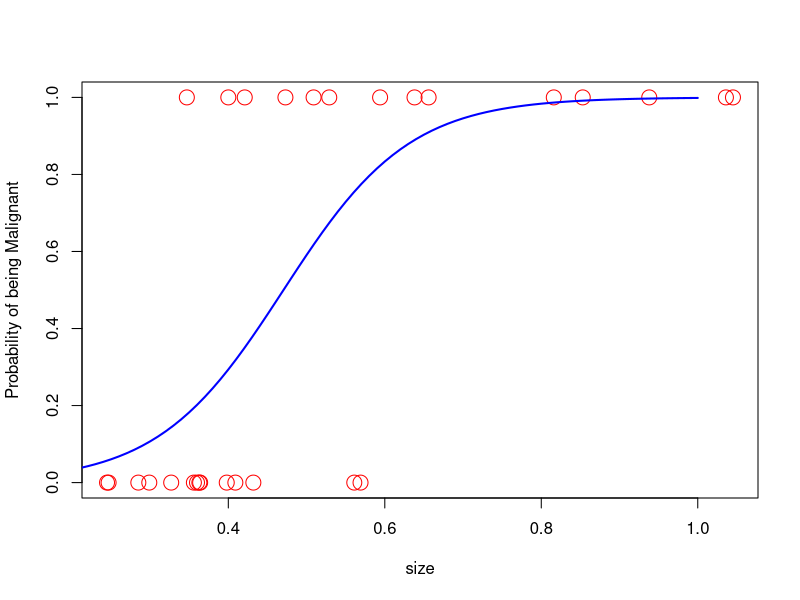
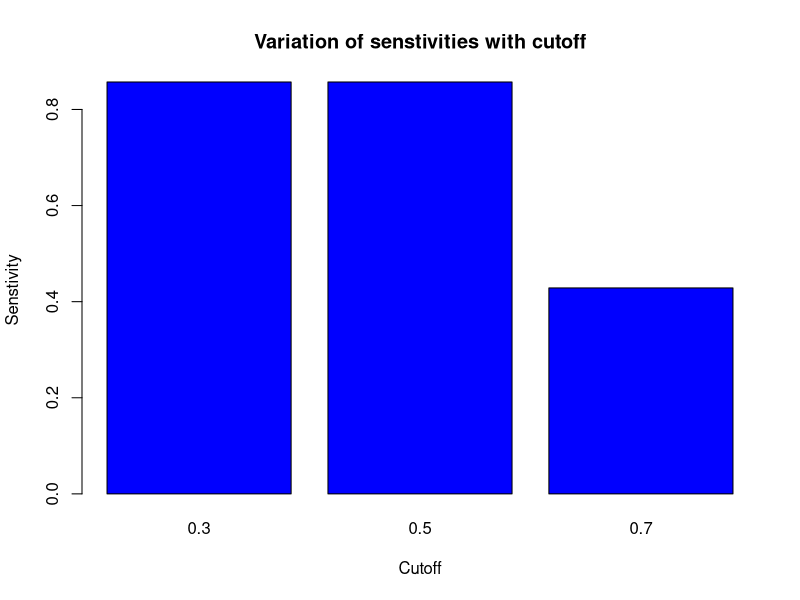

The R source for these figures, in order:
train <- read.csv("spider_train.csv")


plot(train$size, train$spider, xlab = "size", ylab = "Probability of being Malignant",
     col = "red", pch = 1, cex = 2)

logit.size <- glm(spider ~ size, data = train, family = "binomial")

summary(logit.size)

av = seq(0,1,0.01)

size.data <- data.frame(av)
names(size.data) <- "size"

pv <- predict(logit.size, size.data, type = 'response')

lines(av, pv, col = "blue", lwd = 2)

#test 1

test <- read.csv("spider_test.csv")

p.test <- predict(logit.size, test, type = 'response')

c.test <- ifelse(p.test > 0.3, 1, 0)

tab.test <- table(Predicted = c.test, Actual = test$spider)

print(tab.test)

sn.test <- tab.test[2,2]/sum(tab.test[ ,2])

print(sn.test)

#test 2
c.test1 <- ifelse(p.test > 0.5, 1, 0)

tab.test1 <- table(Predicted = c.test1, Actual = test$spider)

print(tab.test1)

sn.test1 <- tab.test1[2,2]/sum(tab.test1[ ,2])

print(sn.test1)
#test 3
c.test2 <- ifelse(p.test > 0.7, 1, 0)

tab.test2 <- table(Predicted = c.test2, Actual = test$spider)

print(tab.test2)

sn.test2 <- tab.test2[2,2]/sum(tab.test2[ ,2])

print(sn.test2)

#bar plot

A <- c(sn.test,sn.test1,sn.test2)
B <- c(0.3,0.5,0.7)


barplot(A, names.arg = B, xlab ="Cutoff", 
        ylab ="Senstivity", col ="blue", 
        main ="Variation of senstivities with cutoff")


